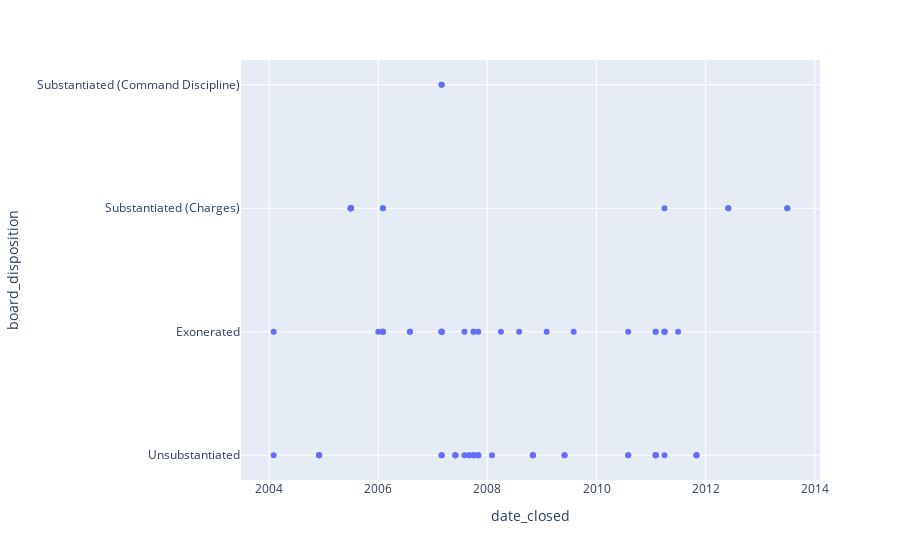

The cell this chart's notebook holds for it:
### Code cell
px.scatter(sbarra,sbarra['date_closed'],sbarra['board_disposition'])

### Figure 1 — Plotly figure (JSON) as saved in the notebook; plotly's stock layout.template omitted (floating-point values rounded to 4 significant figures)
{"data": [{"hovertemplate": "date_closed=%{x}<br>board_disposition=%{y}<extra></extra>", "legendgroup": "", "marker": {"color": "#636efa", "symbol": "circle"}, "mode": "markers", "name": "", "orientation": "v", "showlegend": false, "type": "scatter", "x": ["2004-02-01T00:00:00", "2004-02-01T00:00:00", "2004-12-01T00:00:00", "2004-12-01T00:00:00", "2004-12-01T00:00:00", "2005-07-01T00:00:00", "2005-07-01T00:00:00", "2005-07-01T00:00:00", "2005-07-01T00:00:00", "2005-07-01T00:00:00", "2005-07-01T00:00:00", "2005-07-01T00:00:00", "2006-01-01T00:00:00", "2006-02-01T00:00:00", "2006-02-01T00:00:00", "2006-02-01T00:00:00", "2006-02-01T00:00:00", "2006-02-01T00:00:00", "2006-08-01T00:00:00", "2006-08-01T00:00:00", "2007-03-01T00:00:00", "2007-03-01T00:00:00", "2007-03-01T00:00:00", "2007-03-01T00:00:00", "2007-03-01T00:00:00", "2007-03-01T00:00:00", "2007-03-01T00:00:00", "2007-03-01T00:00:00", "2007-06-01T00:00:00", "2007-06-01T00:00:00", "2007-06-01T00:00:00", "2007-08-01T00:00:00", "2007-08-01T00:00:00", "2007-09-01T00:00:00", "2007-09-01T00:00:00", "2007-10-01T00:00:00", "2007-10-01T00:00:00", "2007-10-01T00:00:00", "2007-10-01T00:00:00", "2007-11-01T00:00:00", "2007-11-01T00:00:00", "2007-11-01T00:00:00", "2007-11-01T00:00:00", "2008-02-01T00:00:00", "2008-04-01T00:00:00", "2008-08-01T00:00:00", "2008-11-01T00:00:00", "2008-11-01T00:00:00", "2008-11-01T00:00:00", "2009-02-01T00:00:00", "2009-06-01T00:00:00", "2009-06-01T00:00:00", "2009-08-01T00:00:00", "2010-08-01T00:00:00", "2010-08-01T00:00:00", "2010-08-01T00:00:00", "2011-02-01T00:00:00", "2011-02-01T00:00:00", "2011-02-01T00:00:00", "2011-02-01T00:00:00", "2011-02-01T00:00:00", "2011-02-01T00:00:00", "2011-04-01T00:00:00", "2011-04-01T00:00:00", "2011-04-01T00:00:00", "2011-04-01T00:00:00", "2011-04-01T00:00:00", "2011-07-01T00:00:00", "2011-11-01T00:00:00", "2011-11-01T00:00:00", "2011-11-01T00:00:00", "2012-06-01T00:00:00", "2012-06-01T00:00:00", "2013-07-01T00:00:00", "2013-07-01T00:00:00"], "xaxis": "x", "y": ["Unsubstantiated", "Exonerated", "Unsubstantiated", "Unsubstantiated", "Unsubstantiated", "Substantiated (Charges)", "Substantiated (Charges)", "Substantiated (Charges)", "Substantiated (Charges)", "Substantiated (Charges)", "Substantiated (Charges)", "Substantiated (Charges)", "Exonerated", "Substantiated (Charges)", "Substantiated (Charges)", "Exonerated", "Exonerated", "Exonerated", "Exonerated", "Exonerated", "Substantiated (Command Discipline)", "Exonerated", "Unsubstantiated", "Exonerated", "Exonerated", "Exonerated", "Unsubstantiated", "Substantiated (Command Discipline)", "Unsubstantiated", "Unsubstantiated", "Unsubstantiated", "Unsubstantiated", "Exonerated", "Unsubstantiated", "Unsubstantiated", "Exonerated", "Exonerated", "Unsubstantiated", "Unsubstantiated", "Unsubstantiated", "Unsubstantiated", "Exonerated", "Unsubstantiated", "Unsubstantiated", "Exonerated", "Exonerated", "Unsubstantiated", "Unsubstantiated", "Unsubstantiated", "Exonerated", "Unsubstantiated", "Unsubstantiated", "Exonerated", "Exonerated", "Unsubstantiated", "Unsubstantiated", "Unsubstantiated", "Unsubstantiated", "Exonerated", "Unsubstantiated", "Unsubstantiated", "Exonerated", "Exonerated", "Exonerated", "Unsubstantiated", "Substantiated (Charges)", "Exonerated", "Exonerated", "Unsubstantiated", "Unsubstantiated", "Unsubstantiated", "Substantiated (Charges)", "Substantiated (Charges)", "Substantiated (Charges)", "Substantiated (Charges)"], "yaxis": "y"}], "layout": {"legend": {"tracegroupgap": 0}, "margin": {"t": 60}, "xaxis": {"anchor": "y", "domain": [0, 1], "title": {"text": "date_closed"}}, "yaxis": {"anchor": "x", "domain": [0, 1], "title": {"text": "board_disposition"}}}}
